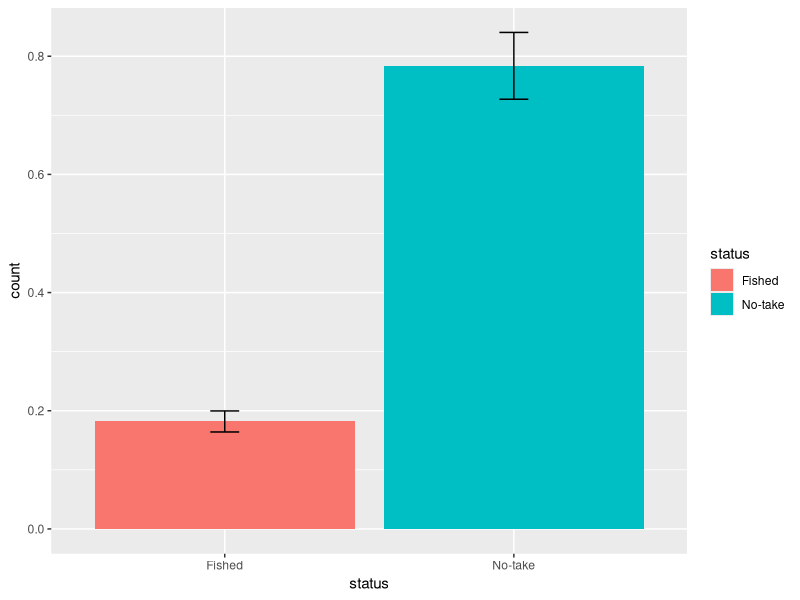
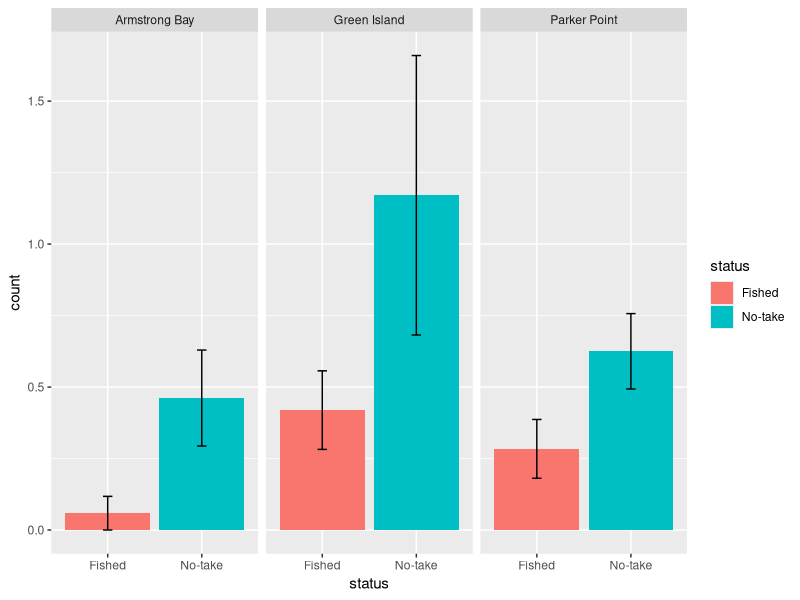
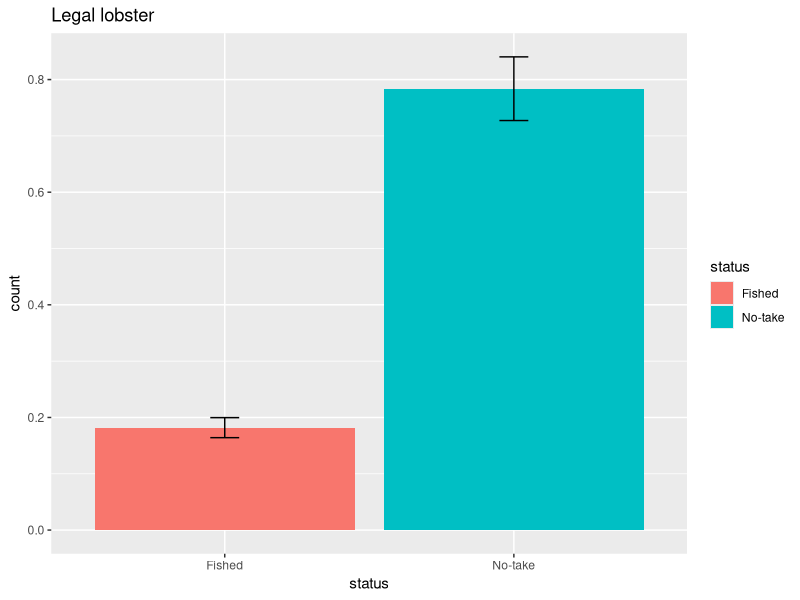
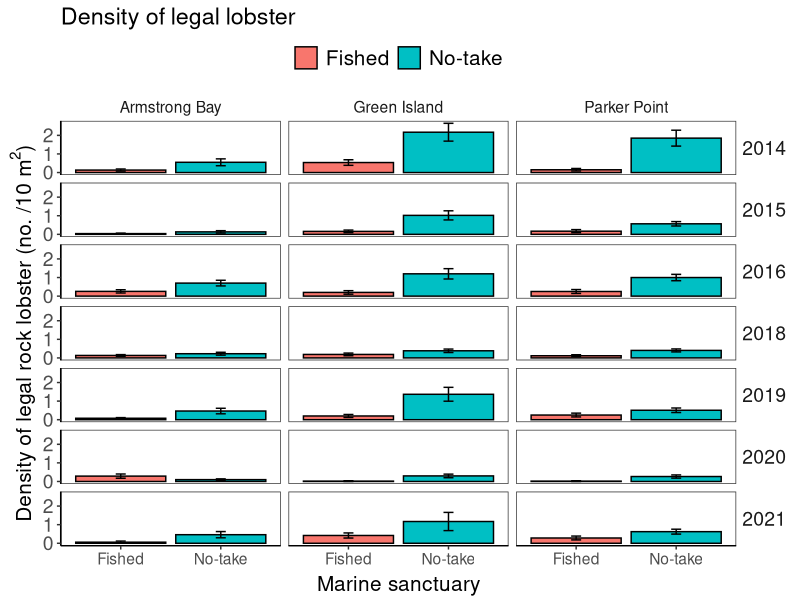
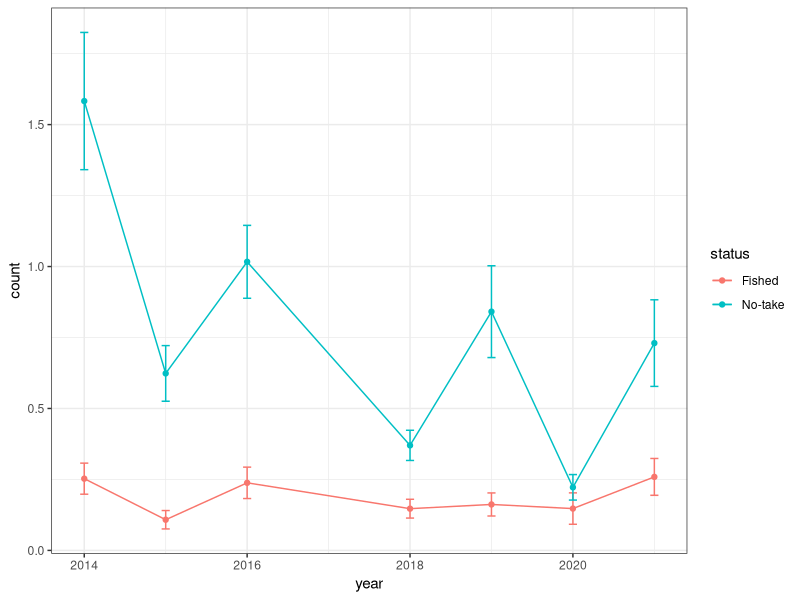
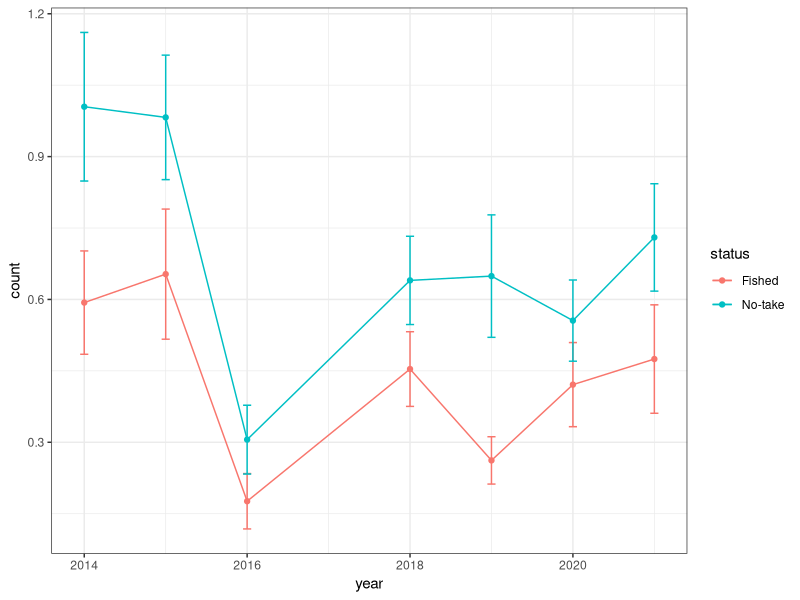
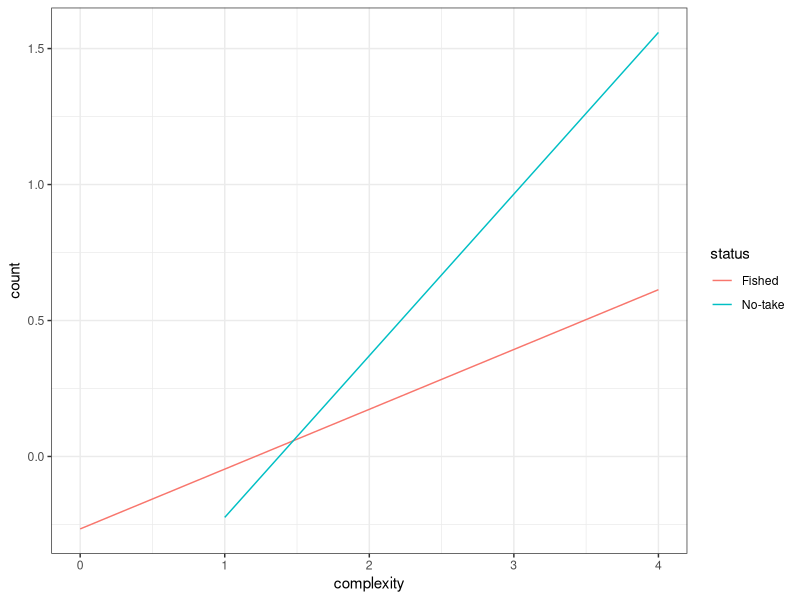
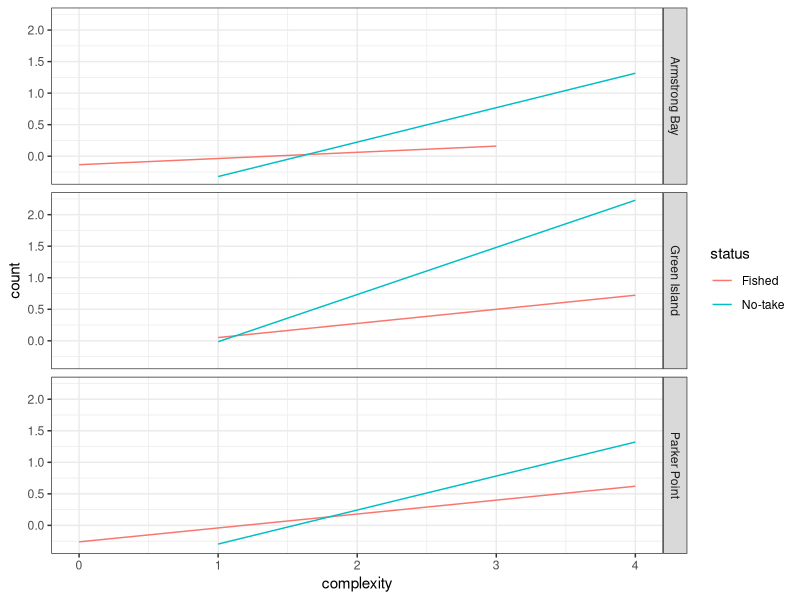

Reproduce these figures in R, in order.
## ---- chunk 1

library(knitr)
knitr::opts_chunk$set(echo = TRUE)
## ---- chunk 2
library(tidyr) #to tidy data
library(dplyr) #to transform data
library(readr) #to write data
library(here) #to make robust links to files

library(forcats) #to transform catagorical data
library(ggplot2) #to plot data
## ---- chunk 3
study<-"lobster.density"
## ---- chunk 4
se <- function(x) sd(x) / sqrt(length(x))
se.min <- function(x) (mean(x)) - se(x) #to make SE min.
se.max <- function(x) (mean(x)) + se(x) #to make SE max.
## ---- chunk 5
data.dir <- here("Data")

# or for ecocloud
#data.dir <- here("workspace","Template-lobster-density","Data")
## ---- chunk 6
dir.create(file.path(here(), "Plots")) #create Plots folder

plots.dir=here("Plots")

# or for ecocloud
#dir.create(file.path(here(), "workspace","Template-lobster-density","Plots"))
#plots.dir <- here("workspace","Template-lobster-density","Plots")

## ---- chunk 7
data.dir <- here("Data")
setwd(data.dir)#this is out shortcut using here()
dir()

dat<-read_csv("lobster.density.csv")%>%
  glimpse()

## ---- chunk 8

ggplot(dat%>%filter(size.class=="legal"), aes(x=status, y=count,fill=status)) + 
  stat_summary(fun.y=mean, geom="bar") + #add bar at mean
  stat_summary(fun.ymin = se.min, fun.ymax = se.max, geom = "errorbar", width = 0.1) #add error bars

## ---- chunk 9

ggplot(dat%>%filter(size.class=="legal"&year=="2021"), aes(x=status, y=count,fill=status)) + 
  stat_summary(fun.y=mean, geom="bar") + #add bar at mean
  stat_summary(fun.ymin = se.min, fun.ymax = se.max, geom = "errorbar", width = 0.1)+ #add error bars
facet_grid(.~sanctuary)
## ---- chunk 10

ggsave(here("Plots","status.barplot.png"))

## ---- chunk 11
status.barplot <- ggplot(dat%>%filter(size.class=="legal"), aes(x=status, y=count,fill=status)) + 
  stat_summary(fun.y=mean, geom="bar") + #add bar at mean
  stat_summary(fun.ymin = se.min, fun.ymax = se.max, geom = "errorbar", width = 0.1) + #add error bars
  ggtitle("Legal lobster") #add a title
status.barplot

## ---- chunk 12
ggsave(here("Plots","status.barplot2.png"),status.barplot)


ggsave(here("Plots","status.barplot2.png"),status.barplot,
       width = 15, height = 8,units = "cm") 

## ---- chunk 13
Theme1 <-
  theme(
    panel.grid.major = element_blank(), #turns off the major grid lines
    panel.grid.minor = element_blank(), #turns off the minor grid lines
    
    text=element_text(size=14), #sets all text to 14
    
    axis.title.x=element_text(vjust=0.3, size=15),
    axis.title.y=element_text(vjust=0.6, angle=90, size=15),
    axis.text.y=element_text(size=14),
    axis.line.x=element_line(colour="black", size=0.5,linetype='solid'),
    axis.line.y=element_line(colour="black", size=0.5,linetype='solid'),
    
    legend.title = element_blank(), #turns off the legend title
    legend.background = element_blank(), #turns off the legend outline
    legend.key = element_blank(), # turns off the rectangle around symbols in the legend
    legend.text = element_text(size=15),
    legend.position = "top",
    
    strip.text.y = element_text(size = 14,angle = 0), #sets size and angle of text in facet strip
    strip.background = element_blank()) #turns off the facet strip box
## ---- chunk 14

status.year.sanctuary<-ggplot(dat%>%filter(size.class=="legal"), aes(x=status, y=count,fill=status)) + 
  stat_summary(fun.y=mean, geom="bar", colour="black") +
  stat_summary(fun.ymin = se.min, fun.ymax = se.max, geom = "errorbar", width = 0.1) +
  # Labels
  xlab("Marine sanctuary")+
  ylab(bquote('Density of legal rock lobster (no. /10 m'^2*')'))+
  ggtitle("Density of legal lobster")+
  # Apperance
  theme_bw()+
  Theme1+
  facet_grid(year~sanctuary)
status.year.sanctuary

## ---- chunk 15
ggsave(here("Plots","status.barplot.png"),status.year.sanctuary,
       width = 15, height = 15,units = "cm")

## ---- chunk 16
ggplot(dat%>%filter(size.class=="legal"), aes(x=year, y=count,colour=status)) + 
  stat_summary(fun.y=mean, geom="point") +
  stat_summary(fun.y=mean, geom="line") +
  stat_summary(fun.ymin = se.min, fun.ymax = se.max, geom = "errorbar", width = 0.1)+
  theme_bw()
## ---- chunk 17
glimpse(dat)
unique(dat$size.class)

ggplot(dat%>%filter(size.class=="sub.legal"), aes(x=year, y=count,colour=status)) + 
  stat_summary(fun.y=mean, geom="point") +
  stat_summary(fun.y=mean, geom="line") +
  stat_summary(fun.ymin = se.min, fun.ymax = se.max, geom = "errorbar", width = 0.1)+
  theme_bw()
## ---- chunk 18
glimpse(dat)

ggplot(dat%>%filter(size.class=="legal"&year=="2021"), aes(x=complexity, y=count,colour=status)) + 
  geom_smooth(method=lm, size=0.5,se=F)+
  theme_bw()
## ---- chunk 19
glimpse(dat)

ggplot(dat%>%filter(size.class=="legal"&year=="2021"), aes(x=complexity, y=count,colour=status)) + 
  geom_smooth(method=lm, size=0.5,se=F)+
  theme_bw()+
  facet_grid(sanctuary~.)
## ---- chunk 20
ggplot(dat%>%filter(size.class=="legal"&year==2021),aes(x=status, y=count,fill=status)) +
    stat_summary(fun.y=mean, geom="bar", colour="black") +
    stat_summary(fun.ymin = se.min, fun.ymax = se.max, geom = "errorbar", width = 0.1) +
    facet_grid(site.new~sanctuary)
## ---- chunk 21
 ggplot(dat%>%filter(size.class=="legal"&year==2021), aes(x=complexity, y=count,colour=sanctuary)) + 
    geom_smooth(method=lm, size=0.5,se=F)+
    coord_cartesian(ylim = c(0, 0.5), expand = FALSE)+
  facet_grid(.~status)
## ---- chunk 22
 ggplot(dat%>%filter(size.class=="legal"&year==2021), aes(x=depth, y=count,colour=sanctuary)) + 
    geom_smooth(method=lm, size=0.5,se=F)+
    coord_cartesian(ylim = c(0, 0.5), expand = FALSE)+
  facet_grid(.~status)
## ---- chunk 23
 ggplot(dat%>%filter(size.class=="legal"&year==2021), aes(x=complexity, y=count,colour=sanctuary)) + 
    geom_smooth(method=lm, size=0.5,se=T)+
    coord_cartesian(ylim = c(0, 3), expand = FALSE)+
  ggtitle("incorrect SE")
## ---- chunk 24
glimpse(dat)

ggplot(dat%>%filter(size.class=="legal"&sanctuary=="Armstrong Bay"),aes(x=year, y=count,colour=status)) +
    stat_summary(fun.y=mean, geom="point", colour="black") +
    stat_summary(fun.ymin = se.min, fun.ymax = se.max, geom = "errorbar", width = 0.1) +
    facet_grid(site.new~.)+
  theme(strip.text.y = element_text(angle=0))
## ---- chunk 25
glimpse(dat)

ggplot(dat%>%filter(size.class=="legal"&sanctuary=="Armstrong Bay"),aes(x=year, y=count,colour=status)) +
    stat_summary(fun.y=mean, geom="point", colour="black") +
    stat_summary(fun.ymin = se.min, fun.ymax = se.max, geom = "errorbar", width = 0.1) +
  geom_jitter(alpha=0.25)+
    facet_grid(site.new~.)+
  theme(strip.text.y = element_text(angle=0))
## ---- chunk 26
glimpse(dat)

ggplot(dat%>%filter(size.class=="legal"&sanctuary=="Green Island"),aes(x=year, y=count,colour=status)) +
    stat_summary(fun.y=mean, geom="point", colour="black") +
    stat_summary(fun.ymin = se.min, fun.ymax = se.max, geom = "errorbar", width = 0.1) +
    facet_grid(site.new~.)+
  theme(strip.text.y = element_text(angle=0))
## ---- chunk 27
glimpse(dat)

ggplot(dat%>%filter(size.class=="legal"&sanctuary=="Parker Point"),aes(x=year, y=count,colour=status)) +
    stat_summary(fun.y=mean, geom="point", colour="black") +
    stat_summary(fun.ymin = se.min, fun.ymax = se.max, geom = "errorbar", width = 0.1) +
    facet_grid(site.new~.)+
  theme(strip.text.y = element_text(angle=0))
## ---- chunk 28
 ggplot(dat%>%filter(size.class=="legal"), aes(x=year, y=count,colour=status)) + 
    geom_smooth(method=lm, size=0.5,se=T)+
    coord_cartesian(ylim = c(0, 3), expand = FALSE)+
  ggtitle("incorrect SE")
## ---- chunk 29
 ggplot(dat%>%filter(size.class=="legal"&year=="2018"), aes(x=complexity, y=count,colour=status)) + 
    geom_smooth(method=lm, size=0.5,se=T)+
    # coord_cartesian(ylim = c(0, 3), expand = FALSE)+
  geom_jitter(alpha=0.25)+
  ggtitle("incorrect SE")
